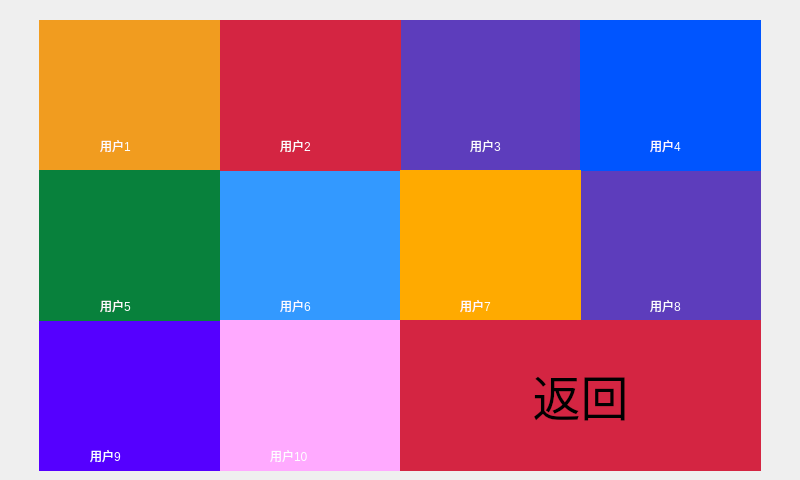
<?xml version="1.0" encoding="UTF-8"?>
<ui version="4.0">
 <class>User</class>
 <widget class="QWidget" name="User">
  <property name="geometry">
   <rect>
    <x>0</x>
    <y>0</y>
    <width>800</width>
    <height>480</height>
   </rect>
  </property>
  <property name="windowTitle">
   <string>Form</string>
  </property>
  <property name="styleSheet">
   <string notr="true"/>
  </property>
  <widget class="QPushButton" name="pushButton_8">
   <property name="geometry">
    <rect>
     <x>39</x>
     <y>320</y>
     <width>181</width>
     <height>151</height>
    </rect>
   </property>
   <property name="styleSheet">
    <string notr="true">border-style: solid;
image: url(:/maindialog/maindialog/ICON-09.png);
background-color: rgb(85, 0, 255);
</string>
   </property>
   <property name="text">
    <string/>
   </property>
  </widget>
  <widget class="QPushButton" name="pushButton">
   <property name="enabled">
    <bool>true</bool>
   </property>
   <property name="geometry">
    <rect>
     <x>39</x>
     <y>20</y>
     <width>181</width>
     <height>151</height>
    </rect>
   </property>
   <property name="styleSheet">
    <string notr="true">QPushButton {
border-style: solid;
image: url(:/maindialog/maindialog/ICON-09.png);
background-color: rgb(241, 156, 31);
}
QPushButton::pressed {
border-style: solid;
image: url(:/maindialog/maindialog/ICON-09.png);
background-color: rgb(241, 156, 31);
}</string>
   </property>
   <property name="text">
    <string/>
   </property>
  </widget>
  <widget class="QPushButton" name="pushButton_5">
   <property name="geometry">
    <rect>
     <x>220</x>
     <y>170</y>
     <width>181</width>
     <height>151</height>
    </rect>
   </property>
   <property name="styleSheet">
    <string notr="true">border-style: solid;
image: url(:/maindialog/maindialog/ICON-09.png);
background-color: rgb(51,153,255);</string>
   </property>
   <property name="text">
    <string/>
   </property>
  </widget>
  <widget class="QLabel" name="label">
   <property name="enabled">
    <bool>true</bool>
   </property>
   <property name="geometry">
    <rect>
     <x>100</x>
     <y>130</y>
     <width>101</width>
     <height>31</height>
    </rect>
   </property>
   <property name="palette">
    <palette>
     <active>
      <colorrole role="WindowText">
       <brush brushstyle="SolidPattern">
        <color alpha="255">
         <red>253</red>
         <green>253</green>
         <blue>255</blue>
        </color>
       </brush>
      </colorrole>
      <colorrole role="Button">
       <brush brushstyle="SolidPattern">
        <color alpha="0">
         <red>0</red>
         <green>0</green>
         <blue>0</blue>
        </color>
       </brush>
      </colorrole>
      <colorrole role="Base">
       <brush brushstyle="SolidPattern">
        <color alpha="0">
         <red>0</red>
         <green>0</green>
         <blue>0</blue>
        </color>
       </brush>
      </colorrole>
      <colorrole role="Window">
       <brush brushstyle="SolidPattern">
        <color alpha="0">
         <red>0</red>
         <green>0</green>
         <blue>0</blue>
        </color>
       </brush>
      </colorrole>
     </active>
     <inactive>
      <colorrole role="WindowText">
       <brush brushstyle="SolidPattern">
        <color alpha="255">
         <red>253</red>
         <green>253</green>
         <blue>255</blue>
        </color>
       </brush>
      </colorrole>
      <colorrole role="Button">
       <brush brushstyle="SolidPattern">
        <color alpha="0">
         <red>0</red>
         <green>0</green>
         <blue>0</blue>
        </color>
       </brush>
      </colorrole>
      <colorrole role="Base">
       <brush brushstyle="SolidPattern">
        <color alpha="0">
         <red>0</red>
         <green>0</green>
         <blue>0</blue>
        </color>
       </brush>
      </colorrole>
      <colorrole role="Window">
       <brush brushstyle="SolidPattern">
        <color alpha="0">
         <red>0</red>
         <green>0</green>
         <blue>0</blue>
        </color>
       </brush>
      </colorrole>
     </inactive>
     <disabled>
      <colorrole role="WindowText">
       <brush brushstyle="SolidPattern">
        <color alpha="255">
         <red>124</red>
         <green>124</green>
         <blue>127</blue>
        </color>
       </brush>
      </colorrole>
      <colorrole role="Button">
       <brush brushstyle="SolidPattern">
        <color alpha="0">
         <red>0</red>
         <green>0</green>
         <blue>0</blue>
        </color>
       </brush>
      </colorrole>
      <colorrole role="Base">
       <brush brushstyle="SolidPattern">
        <color alpha="0">
         <red>0</red>
         <green>0</green>
         <blue>0</blue>
        </color>
       </brush>
      </colorrole>
      <colorrole role="Window">
       <brush brushstyle="SolidPattern">
        <color alpha="0">
         <red>0</red>
         <green>0</green>
         <blue>0</blue>
        </color>
       </brush>
      </colorrole>
     </disabled>
    </palette>
   </property>
   <property name="styleSheet">
    <string notr="true">font: 16pt &quot;黑体&quot;;
background:transparent;</string>
   </property>
   <property name="locale">
    <locale language="English" country="UnitedStates"/>
   </property>
   <property name="text">
    <string>用户1</string>
   </property>
  </widget>
  <widget class="QPushButton" name="pushButton_2">
   <property name="geometry">
    <rect>
     <x>400</x>
     <y>20</y>
     <width>181</width>
     <height>151</height>
    </rect>
   </property>
   <property name="styleSheet">
    <string notr="true">border-style: solid;
image: url(:/maindialog/maindialog/ICON-09.png);
background-color: rgb(93, 61, 188);</string>
   </property>
   <property name="text">
    <string/>
   </property>
  </widget>
  <widget class="QPushButton" name="pushButton_7">
   <property name="geometry">
    <rect>
     <x>580</x>
     <y>170</y>
     <width>181</width>
     <height>151</height>
    </rect>
   </property>
   <property name="styleSheet">
    <string notr="true">border-style: solid;
image: url(:/maindialog/maindialog/ICON-09.png);
background-color: rgb(93, 61, 188);</string>
   </property>
   <property name="text">
    <string/>
   </property>
  </widget>
  <widget class="QLabel" name="label_3">
   <property name="geometry">
    <rect>
     <x>470</x>
     <y>130</y>
     <width>81</width>
     <height>31</height>
    </rect>
   </property>
   <property name="palette">
    <palette>
     <active>
      <colorrole role="WindowText">
       <brush brushstyle="SolidPattern">
        <color alpha="255">
         <red>253</red>
         <green>253</green>
         <blue>255</blue>
        </color>
       </brush>
      </colorrole>
      <colorrole role="Button">
       <brush brushstyle="SolidPattern">
        <color alpha="0">
         <red>0</red>
         <green>0</green>
         <blue>0</blue>
        </color>
       </brush>
      </colorrole>
      <colorrole role="Base">
       <brush brushstyle="SolidPattern">
        <color alpha="0">
         <red>0</red>
         <green>0</green>
         <blue>0</blue>
        </color>
       </brush>
      </colorrole>
      <colorrole role="Window">
       <brush brushstyle="SolidPattern">
        <color alpha="0">
         <red>0</red>
         <green>0</green>
         <blue>0</blue>
        </color>
       </brush>
      </colorrole>
     </active>
     <inactive>
      <colorrole role="WindowText">
       <brush brushstyle="SolidPattern">
        <color alpha="255">
         <red>253</red>
         <green>253</green>
         <blue>255</blue>
        </color>
       </brush>
      </colorrole>
      <colorrole role="Button">
       <brush brushstyle="SolidPattern">
        <color alpha="0">
         <red>0</red>
         <green>0</green>
         <blue>0</blue>
        </color>
       </brush>
      </colorrole>
      <colorrole role="Base">
       <brush brushstyle="SolidPattern">
        <color alpha="0">
         <red>0</red>
         <green>0</green>
         <blue>0</blue>
        </color>
       </brush>
      </colorrole>
      <colorrole role="Window">
       <brush brushstyle="SolidPattern">
        <color alpha="0">
         <red>0</red>
         <green>0</green>
         <blue>0</blue>
        </color>
       </brush>
      </colorrole>
     </inactive>
     <disabled>
      <colorrole role="WindowText">
       <brush brushstyle="SolidPattern">
        <color alpha="255">
         <red>124</red>
         <green>124</green>
         <blue>127</blue>
        </color>
       </brush>
      </colorrole>
      <colorrole role="Button">
       <brush brushstyle="SolidPattern">
        <color alpha="0">
         <red>0</red>
         <green>0</green>
         <blue>0</blue>
        </color>
       </brush>
      </colorrole>
      <colorrole role="Base">
       <brush brushstyle="SolidPattern">
        <color alpha="0">
         <red>0</red>
         <green>0</green>
         <blue>0</blue>
        </color>
       </brush>
      </colorrole>
      <colorrole role="Window">
       <brush brushstyle="SolidPattern">
        <color alpha="0">
         <red>0</red>
         <green>0</green>
         <blue>0</blue>
        </color>
       </brush>
      </colorrole>
     </disabled>
    </palette>
   </property>
   <property name="styleSheet">
    <string notr="true">font: 16pt &quot;黑体&quot;;
background:transparent;</string>
   </property>
   <property name="text">
    <string>用户3</string>
   </property>
  </widget>
  <widget class="QPushButton" name="pushButton_3">
   <property name="geometry">
    <rect>
     <x>580</x>
     <y>20</y>
     <width>181</width>
     <height>151</height>
    </rect>
   </property>
   <property name="styleSheet">
    <string notr="true">border-style: solid;
image: url(:/maindialog/maindialog/ICON-09.png);
background-color: rgb(0, 85, 255);</string>
   </property>
   <property name="text">
    <string/>
   </property>
  </widget>
  <widget class="QPushButton" name="pushButton_1">
   <property name="geometry">
    <rect>
     <x>220</x>
     <y>20</y>
     <width>181</width>
     <height>151</height>
    </rect>
   </property>
   <property name="autoFillBackground">
    <bool>false</bool>
   </property>
   <property name="styleSheet">
    <string notr="true">QPushButton {
border-style: solid;
image: url(:/maindialog/maindialog/ICON-09.png);
background-color: rgb(212, 37, 66);
}
QPushButton::onPressed {
border-style: solid;
image: url(:/maindialog/maindialog/ICON-09.png);
background-color: rgb(212, 37, 66);
}</string>
   </property>
   <property name="text">
    <string/>
   </property>
  </widget>
  <widget class="QPushButton" name="pushButton_6">
   <property name="geometry">
    <rect>
     <x>400</x>
     <y>170</y>
     <width>181</width>
     <height>151</height>
    </rect>
   </property>
   <property name="styleSheet">
    <string notr="true">border-style: solid;
image: url(:/maindialog/maindialog/ICON-09.png);
background-color: rgb(255, 170, 0);</string>
   </property>
   <property name="text">
    <string/>
   </property>
  </widget>
  <widget class="QLabel" name="label_8">
   <property name="geometry">
    <rect>
     <x>650</x>
     <y>290</y>
     <width>101</width>
     <height>31</height>
    </rect>
   </property>
   <property name="palette">
    <palette>
     <active>
      <colorrole role="WindowText">
       <brush brushstyle="SolidPattern">
        <color alpha="255">
         <red>253</red>
         <green>253</green>
         <blue>255</blue>
        </color>
       </brush>
      </colorrole>
      <colorrole role="Button">
       <brush brushstyle="SolidPattern">
        <color alpha="0">
         <red>0</red>
         <green>0</green>
         <blue>0</blue>
        </color>
       </brush>
      </colorrole>
      <colorrole role="Base">
       <brush brushstyle="SolidPattern">
        <color alpha="0">
         <red>0</red>
         <green>0</green>
         <blue>0</blue>
        </color>
       </brush>
      </colorrole>
      <colorrole role="Window">
       <brush brushstyle="SolidPattern">
        <color alpha="0">
         <red>0</red>
         <green>0</green>
         <blue>0</blue>
        </color>
       </brush>
      </colorrole>
     </active>
     <inactive>
      <colorrole role="WindowText">
       <brush brushstyle="SolidPattern">
        <color alpha="255">
         <red>253</red>
         <green>253</green>
         <blue>255</blue>
        </color>
       </brush>
      </colorrole>
      <colorrole role="Button">
       <brush brushstyle="SolidPattern">
        <color alpha="0">
         <red>0</red>
         <green>0</green>
         <blue>0</blue>
        </color>
       </brush>
      </colorrole>
      <colorrole role="Base">
       <brush brushstyle="SolidPattern">
        <color alpha="0">
         <red>0</red>
         <green>0</green>
         <blue>0</blue>
        </color>
       </brush>
      </colorrole>
      <colorrole role="Window">
       <brush brushstyle="SolidPattern">
        <color alpha="0">
         <red>0</red>
         <green>0</green>
         <blue>0</blue>
        </color>
       </brush>
      </colorrole>
     </inactive>
     <disabled>
      <colorrole role="WindowText">
       <brush brushstyle="SolidPattern">
        <color alpha="255">
         <red>124</red>
         <green>124</green>
         <blue>127</blue>
        </color>
       </brush>
      </colorrole>
      <colorrole role="Button">
       <brush brushstyle="SolidPattern">
        <color alpha="0">
         <red>0</red>
         <green>0</green>
         <blue>0</blue>
        </color>
       </brush>
      </colorrole>
      <colorrole role="Base">
       <brush brushstyle="SolidPattern">
        <color alpha="0">
         <red>0</red>
         <green>0</green>
         <blue>0</blue>
        </color>
       </brush>
      </colorrole>
      <colorrole role="Window">
       <brush brushstyle="SolidPattern">
        <color alpha="0">
         <red>0</red>
         <green>0</green>
         <blue>0</blue>
        </color>
       </brush>
      </colorrole>
     </disabled>
    </palette>
   </property>
   <property name="styleSheet">
    <string notr="true">font: 16pt &quot;黑体&quot;;

background:transparent;</string>
   </property>
   <property name="text">
    <string>用户8</string>
   </property>
  </widget>
  <widget class="QPushButton" name="pushButton_4">
   <property name="enabled">
    <bool>true</bool>
   </property>
   <property name="geometry">
    <rect>
     <x>39</x>
     <y>170</y>
     <width>181</width>
     <height>151</height>
    </rect>
   </property>
   <property name="styleSheet">
    <string notr="true">border-style: solid;
image: url(:/maindialog/maindialog/ICON-09.png);
background-color: rgb(8, 129, 60);
</string>
   </property>
   <property name="text">
    <string/>
   </property>
  </widget>
  <widget class="QLabel" name="label_2">
   <property name="geometry">
    <rect>
     <x>280</x>
     <y>130</y>
     <width>101</width>
     <height>31</height>
    </rect>
   </property>
   <property name="palette">
    <palette>
     <active>
      <colorrole role="WindowText">
       <brush brushstyle="SolidPattern">
        <color alpha="255">
         <red>253</red>
         <green>253</green>
         <blue>255</blue>
        </color>
       </brush>
      </colorrole>
      <colorrole role="Button">
       <brush brushstyle="SolidPattern">
        <color alpha="0">
         <red>0</red>
         <green>0</green>
         <blue>0</blue>
        </color>
       </brush>
      </colorrole>
      <colorrole role="Base">
       <brush brushstyle="SolidPattern">
        <color alpha="0">
         <red>0</red>
         <green>0</green>
         <blue>0</blue>
        </color>
       </brush>
      </colorrole>
      <colorrole role="Window">
       <brush brushstyle="SolidPattern">
        <color alpha="0">
         <red>0</red>
         <green>0</green>
         <blue>0</blue>
        </color>
       </brush>
      </colorrole>
     </active>
     <inactive>
      <colorrole role="WindowText">
       <brush brushstyle="SolidPattern">
        <color alpha="255">
         <red>253</red>
         <green>253</green>
         <blue>255</blue>
        </color>
       </brush>
      </colorrole>
      <colorrole role="Button">
       <brush brushstyle="SolidPattern">
        <color alpha="0">
         <red>0</red>
         <green>0</green>
         <blue>0</blue>
        </color>
       </brush>
      </colorrole>
      <colorrole role="Base">
       <brush brushstyle="SolidPattern">
        <color alpha="0">
         <red>0</red>
         <green>0</green>
         <blue>0</blue>
        </color>
       </brush>
      </colorrole>
      <colorrole role="Window">
       <brush brushstyle="SolidPattern">
        <color alpha="0">
         <red>0</red>
         <green>0</green>
         <blue>0</blue>
        </color>
       </brush>
      </colorrole>
     </inactive>
     <disabled>
      <colorrole role="WindowText">
       <brush brushstyle="SolidPattern">
        <color alpha="255">
         <red>124</red>
         <green>124</green>
         <blue>127</blue>
        </color>
       </brush>
      </colorrole>
      <colorrole role="Button">
       <brush brushstyle="SolidPattern">
        <color alpha="0">
         <red>0</red>
         <green>0</green>
         <blue>0</blue>
        </color>
       </brush>
      </colorrole>
      <colorrole role="Base">
       <brush brushstyle="SolidPattern">
        <color alpha="0">
         <red>0</red>
         <green>0</green>
         <blue>0</blue>
        </color>
       </brush>
      </colorrole>
      <colorrole role="Window">
       <brush brushstyle="SolidPattern">
        <color alpha="0">
         <red>0</red>
         <green>0</green>
         <blue>0</blue>
        </color>
       </brush>
      </colorrole>
     </disabled>
    </palette>
   </property>
   <property name="styleSheet">
    <string notr="true">font: 16pt &quot;黑体&quot;;
background:transparent;</string>
   </property>
   <property name="text">
    <string>用户2</string>
   </property>
  </widget>
  <widget class="QLabel" name="label_9">
   <property name="geometry">
    <rect>
     <x>90</x>
     <y>440</y>
     <width>101</width>
     <height>31</height>
    </rect>
   </property>
   <property name="palette">
    <palette>
     <active>
      <colorrole role="WindowText">
       <brush brushstyle="SolidPattern">
        <color alpha="255">
         <red>253</red>
         <green>253</green>
         <blue>255</blue>
        </color>
       </brush>
      </colorrole>
      <colorrole role="Button">
       <brush brushstyle="SolidPattern">
        <color alpha="0">
         <red>0</red>
         <green>0</green>
         <blue>0</blue>
        </color>
       </brush>
      </colorrole>
      <colorrole role="Base">
       <brush brushstyle="SolidPattern">
        <color alpha="0">
         <red>0</red>
         <green>0</green>
         <blue>0</blue>
        </color>
       </brush>
      </colorrole>
      <colorrole role="Window">
       <brush brushstyle="SolidPattern">
        <color alpha="0">
         <red>0</red>
         <green>0</green>
         <blue>0</blue>
        </color>
       </brush>
      </colorrole>
     </active>
     <inactive>
      <colorrole role="WindowText">
       <brush brushstyle="SolidPattern">
        <color alpha="255">
         <red>253</red>
         <green>253</green>
         <blue>255</blue>
        </color>
       </brush>
      </colorrole>
      <colorrole role="Button">
       <brush brushstyle="SolidPattern">
        <color alpha="0">
         <red>0</red>
         <green>0</green>
         <blue>0</blue>
        </color>
       </brush>
      </colorrole>
      <colorrole role="Base">
       <brush brushstyle="SolidPattern">
        <color alpha="0">
         <red>0</red>
         <green>0</green>
         <blue>0</blue>
        </color>
       </brush>
      </colorrole>
      <colorrole role="Window">
       <brush brushstyle="SolidPattern">
        <color alpha="0">
         <red>0</red>
         <green>0</green>
         <blue>0</blue>
        </color>
       </brush>
      </colorrole>
     </inactive>
     <disabled>
      <colorrole role="WindowText">
       <brush brushstyle="SolidPattern">
        <color alpha="255">
         <red>124</red>
         <green>124</green>
         <blue>127</blue>
        </color>
       </brush>
      </colorrole>
      <colorrole role="Button">
       <brush brushstyle="SolidPattern">
        <color alpha="0">
         <red>0</red>
         <green>0</green>
         <blue>0</blue>
        </color>
       </brush>
      </colorrole>
      <colorrole role="Base">
       <brush brushstyle="SolidPattern">
        <color alpha="0">
         <red>0</red>
         <green>0</green>
         <blue>0</blue>
        </color>
       </brush>
      </colorrole>
      <colorrole role="Window">
       <brush brushstyle="SolidPattern">
        <color alpha="0">
         <red>0</red>
         <green>0</green>
         <blue>0</blue>
        </color>
       </brush>
      </colorrole>
     </disabled>
    </palette>
   </property>
   <property name="styleSheet">
    <string notr="true">font: 16pt &quot;黑体&quot;;

background:transparent;</string>
   </property>
   <property name="text">
    <string>用户9</string>
   </property>
  </widget>
  <widget class="QLabel" name="label_4">
   <property name="geometry">
    <rect>
     <x>650</x>
     <y>130</y>
     <width>91</width>
     <height>31</height>
    </rect>
   </property>
   <property name="palette">
    <palette>
     <active>
      <colorrole role="WindowText">
       <brush brushstyle="SolidPattern">
        <color alpha="255">
         <red>253</red>
         <green>253</green>
         <blue>255</blue>
        </color>
       </brush>
      </colorrole>
      <colorrole role="Button">
       <brush brushstyle="SolidPattern">
        <color alpha="0">
         <red>0</red>
         <green>0</green>
         <blue>0</blue>
        </color>
       </brush>
      </colorrole>
      <colorrole role="Base">
       <brush brushstyle="SolidPattern">
        <color alpha="0">
         <red>0</red>
         <green>0</green>
         <blue>0</blue>
        </color>
       </brush>
      </colorrole>
      <colorrole role="Window">
       <brush brushstyle="SolidPattern">
        <color alpha="0">
         <red>0</red>
         <green>0</green>
         <blue>0</blue>
        </color>
       </brush>
      </colorrole>
     </active>
     <inactive>
      <colorrole role="WindowText">
       <brush brushstyle="SolidPattern">
        <color alpha="255">
         <red>253</red>
         <green>253</green>
         <blue>255</blue>
        </color>
       </brush>
      </colorrole>
      <colorrole role="Button">
       <brush brushstyle="SolidPattern">
        <color alpha="0">
         <red>0</red>
         <green>0</green>
         <blue>0</blue>
        </color>
       </brush>
      </colorrole>
      <colorrole role="Base">
       <brush brushstyle="SolidPattern">
        <color alpha="0">
         <red>0</red>
         <green>0</green>
         <blue>0</blue>
        </color>
       </brush>
      </colorrole>
      <colorrole role="Window">
       <brush brushstyle="SolidPattern">
        <color alpha="0">
         <red>0</red>
         <green>0</green>
         <blue>0</blue>
        </color>
       </brush>
      </colorrole>
     </inactive>
     <disabled>
      <colorrole role="WindowText">
       <brush brushstyle="SolidPattern">
        <color alpha="255">
         <red>124</red>
         <green>124</green>
         <blue>127</blue>
        </color>
       </brush>
      </colorrole>
      <colorrole role="Button">
       <brush brushstyle="SolidPattern">
        <color alpha="0">
         <red>0</red>
         <green>0</green>
         <blue>0</blue>
        </color>
       </brush>
      </colorrole>
      <colorrole role="Base">
       <brush brushstyle="SolidPattern">
        <color alpha="0">
         <red>0</red>
         <green>0</green>
         <blue>0</blue>
        </color>
       </brush>
      </colorrole>
      <colorrole role="Window">
       <brush brushstyle="SolidPattern">
        <color alpha="0">
         <red>0</red>
         <green>0</green>
         <blue>0</blue>
        </color>
       </brush>
      </colorrole>
     </disabled>
    </palette>
   </property>
   <property name="styleSheet">
    <string notr="true">font: 16pt &quot;黑体&quot;;
background:transparent;</string>
   </property>
   <property name="text">
    <string>用户4</string>
   </property>
  </widget>
  <widget class="QLabel" name="label_5">
   <property name="geometry">
    <rect>
     <x>100</x>
     <y>290</y>
     <width>91</width>
     <height>31</height>
    </rect>
   </property>
   <property name="palette">
    <palette>
     <active>
      <colorrole role="WindowText">
       <brush brushstyle="SolidPattern">
        <color alpha="255">
         <red>253</red>
         <green>253</green>
         <blue>255</blue>
        </color>
       </brush>
      </colorrole>
      <colorrole role="Button">
       <brush brushstyle="SolidPattern">
        <color alpha="0">
         <red>0</red>
         <green>0</green>
         <blue>0</blue>
        </color>
       </brush>
      </colorrole>
      <colorrole role="Base">
       <brush brushstyle="SolidPattern">
        <color alpha="0">
         <red>0</red>
         <green>0</green>
         <blue>0</blue>
        </color>
       </brush>
      </colorrole>
      <colorrole role="Window">
       <brush brushstyle="SolidPattern">
        <color alpha="0">
         <red>0</red>
         <green>0</green>
         <blue>0</blue>
        </color>
       </brush>
      </colorrole>
     </active>
     <inactive>
      <colorrole role="WindowText">
       <brush brushstyle="SolidPattern">
        <color alpha="255">
         <red>253</red>
         <green>253</green>
         <blue>255</blue>
        </color>
       </brush>
      </colorrole>
      <colorrole role="Button">
       <brush brushstyle="SolidPattern">
        <color alpha="0">
         <red>0</red>
         <green>0</green>
         <blue>0</blue>
        </color>
       </brush>
      </colorrole>
      <colorrole role="Base">
       <brush brushstyle="SolidPattern">
        <color alpha="0">
         <red>0</red>
         <green>0</green>
         <blue>0</blue>
        </color>
       </brush>
      </colorrole>
      <colorrole role="Window">
       <brush brushstyle="SolidPattern">
        <color alpha="0">
         <red>0</red>
         <green>0</green>
         <blue>0</blue>
        </color>
       </brush>
      </colorrole>
     </inactive>
     <disabled>
      <colorrole role="WindowText">
       <brush brushstyle="SolidPattern">
        <color alpha="255">
         <red>124</red>
         <green>124</green>
         <blue>127</blue>
        </color>
       </brush>
      </colorrole>
      <colorrole role="Button">
       <brush brushstyle="SolidPattern">
        <color alpha="0">
         <red>0</red>
         <green>0</green>
         <blue>0</blue>
        </color>
       </brush>
      </colorrole>
      <colorrole role="Base">
       <brush brushstyle="SolidPattern">
        <color alpha="0">
         <red>0</red>
         <green>0</green>
         <blue>0</blue>
        </color>
       </brush>
      </colorrole>
      <colorrole role="Window">
       <brush brushstyle="SolidPattern">
        <color alpha="0">
         <red>0</red>
         <green>0</green>
         <blue>0</blue>
        </color>
       </brush>
      </colorrole>
     </disabled>
    </palette>
   </property>
   <property name="styleSheet">
    <string notr="true">font: 16pt &quot;黑体&quot;;
background:transparent;</string>
   </property>
   <property name="text">
    <string>用户5</string>
   </property>
  </widget>
  <widget class="QLabel" name="label_6">
   <property name="geometry">
    <rect>
     <x>280</x>
     <y>290</y>
     <width>91</width>
     <height>31</height>
    </rect>
   </property>
   <property name="palette">
    <palette>
     <active>
      <colorrole role="WindowText">
       <brush brushstyle="SolidPattern">
        <color alpha="255">
         <red>253</red>
         <green>253</green>
         <blue>255</blue>
        </color>
       </brush>
      </colorrole>
      <colorrole role="Button">
       <brush brushstyle="SolidPattern">
        <color alpha="0">
         <red>0</red>
         <green>0</green>
         <blue>0</blue>
        </color>
       </brush>
      </colorrole>
      <colorrole role="Base">
       <brush brushstyle="SolidPattern">
        <color alpha="0">
         <red>0</red>
         <green>0</green>
         <blue>0</blue>
        </color>
       </brush>
      </colorrole>
      <colorrole role="Window">
       <brush brushstyle="SolidPattern">
        <color alpha="0">
         <red>0</red>
         <green>0</green>
         <blue>0</blue>
        </color>
       </brush>
      </colorrole>
     </active>
     <inactive>
      <colorrole role="WindowText">
       <brush brushstyle="SolidPattern">
        <color alpha="255">
         <red>253</red>
         <green>253</green>
         <blue>255</blue>
        </color>
       </brush>
      </colorrole>
      <colorrole role="Button">
       <brush brushstyle="SolidPattern">
        <color alpha="0">
         <red>0</red>
         <green>0</green>
         <blue>0</blue>
        </color>
       </brush>
      </colorrole>
      <colorrole role="Base">
       <brush brushstyle="SolidPattern">
        <color alpha="0">
         <red>0</red>
         <green>0</green>
         <blue>0</blue>
        </color>
       </brush>
      </colorrole>
      <colorrole role="Window">
       <brush brushstyle="SolidPattern">
        <color alpha="0">
         <red>0</red>
         <green>0</green>
         <blue>0</blue>
        </color>
       </brush>
      </colorrole>
     </inactive>
     <disabled>
      <colorrole role="WindowText">
       <brush brushstyle="SolidPattern">
        <color alpha="255">
         <red>124</red>
         <green>124</green>
         <blue>127</blue>
        </color>
       </brush>
      </colorrole>
      <colorrole role="Button">
       <brush brushstyle="SolidPattern">
        <color alpha="0">
         <red>0</red>
         <green>0</green>
         <blue>0</blue>
        </color>
       </brush>
      </colorrole>
      <colorrole role="Base">
       <brush brushstyle="SolidPattern">
        <color alpha="0">
         <red>0</red>
         <green>0</green>
         <blue>0</blue>
        </color>
       </brush>
      </colorrole>
      <colorrole role="Window">
       <brush brushstyle="SolidPattern">
        <color alpha="0">
         <red>0</red>
         <green>0</green>
         <blue>0</blue>
        </color>
       </brush>
      </colorrole>
     </disabled>
    </palette>
   </property>
   <property name="styleSheet">
    <string notr="true">font: 16pt &quot;黑体&quot;;
background:transparent;</string>
   </property>
   <property name="text">
    <string>用户6</string>
   </property>
  </widget>
  <widget class="QLabel" name="label_7">
   <property name="geometry">
    <rect>
     <x>460</x>
     <y>290</y>
     <width>91</width>
     <height>31</height>
    </rect>
   </property>
   <property name="palette">
    <palette>
     <active>
      <colorrole role="WindowText">
       <brush brushstyle="SolidPattern">
        <color alpha="255">
         <red>253</red>
         <green>253</green>
         <blue>255</blue>
        </color>
       </brush>
      </colorrole>
      <colorrole role="Button">
       <brush brushstyle="SolidPattern">
        <color alpha="0">
         <red>0</red>
         <green>0</green>
         <blue>0</blue>
        </color>
       </brush>
      </colorrole>
      <colorrole role="Base">
       <brush brushstyle="SolidPattern">
        <color alpha="0">
         <red>0</red>
         <green>0</green>
         <blue>0</blue>
        </color>
       </brush>
      </colorrole>
      <colorrole role="Window">
       <brush brushstyle="SolidPattern">
        <color alpha="0">
         <red>0</red>
         <green>0</green>
         <blue>0</blue>
        </color>
       </brush>
      </colorrole>
     </active>
     <inactive>
      <colorrole role="WindowText">
       <brush brushstyle="SolidPattern">
        <color alpha="255">
         <red>253</red>
         <green>253</green>
         <blue>255</blue>
        </color>
       </brush>
      </colorrole>
      <colorrole role="Button">
       <brush brushstyle="SolidPattern">
        <color alpha="0">
         <red>0</red>
         <green>0</green>
         <blue>0</blue>
        </color>
       </brush>
      </colorrole>
      <colorrole role="Base">
       <brush brushstyle="SolidPattern">
        <color alpha="0">
         <red>0</red>
         <green>0</green>
         <blue>0</blue>
        </color>
       </brush>
      </colorrole>
      <colorrole role="Window">
       <brush brushstyle="SolidPattern">
        <color alpha="0">
         <red>0</red>
         <green>0</green>
         <blue>0</blue>
        </color>
       </brush>
      </colorrole>
     </inactive>
     <disabled>
      <colorrole role="WindowText">
       <brush brushstyle="SolidPattern">
        <color alpha="255">
         <red>124</red>
         <green>124</green>
         <blue>127</blue>
        </color>
       </brush>
      </colorrole>
      <colorrole role="Button">
       <brush brushstyle="SolidPattern">
        <color alpha="0">
         <red>0</red>
         <green>0</green>
         <blue>0</blue>
        </color>
       </brush>
      </colorrole>
      <colorrole role="Base">
       <brush brushstyle="SolidPattern">
        <color alpha="0">
         <red>0</red>
         <green>0</green>
         <blue>0</blue>
        </color>
       </brush>
      </colorrole>
      <colorrole role="Window">
       <brush brushstyle="SolidPattern">
        <color alpha="0">
         <red>0</red>
         <green>0</green>
         <blue>0</blue>
        </color>
       </brush>
      </colorrole>
     </disabled>
    </palette>
   </property>
   <property name="styleSheet">
    <string notr="true">font: 16pt &quot;黑体&quot;;
background:transparent;</string>
   </property>
   <property name="text">
    <string>用户7</string>
   </property>
  </widget>
  <widget class="QPushButton" name="pushButton_9">
   <property name="geometry">
    <rect>
     <x>220</x>
     <y>320</y>
     <width>181</width>
     <height>151</height>
    </rect>
   </property>
   <property name="styleSheet">
    <string notr="true">border-style: solid;
image: url(:/maindialog/maindialog/ICON-09.png);
background-color: rgb(255, 170, 255);
</string>
   </property>
   <property name="text">
    <string/>
   </property>
  </widget>
  <widget class="QLabel" name="label_10">
   <property name="geometry">
    <rect>
     <x>270</x>
     <y>440</y>
     <width>101</width>
     <height>31</height>
    </rect>
   </property>
   <property name="palette">
    <palette>
     <active>
      <colorrole role="WindowText">
       <brush brushstyle="SolidPattern">
        <color alpha="255">
         <red>253</red>
         <green>253</green>
         <blue>255</blue>
        </color>
       </brush>
      </colorrole>
      <colorrole role="Button">
       <brush brushstyle="SolidPattern">
        <color alpha="0">
         <red>0</red>
         <green>0</green>
         <blue>0</blue>
        </color>
       </brush>
      </colorrole>
      <colorrole role="Base">
       <brush brushstyle="SolidPattern">
        <color alpha="0">
         <red>0</red>
         <green>0</green>
         <blue>0</blue>
        </color>
       </brush>
      </colorrole>
      <colorrole role="Window">
       <brush brushstyle="SolidPattern">
        <color alpha="0">
         <red>0</red>
         <green>0</green>
         <blue>0</blue>
        </color>
       </brush>
      </colorrole>
     </active>
     <inactive>
      <colorrole role="WindowText">
       <brush brushstyle="SolidPattern">
        <color alpha="255">
         <red>253</red>
         <green>253</green>
         <blue>255</blue>
        </color>
       </brush>
      </colorrole>
      <colorrole role="Button">
       <brush brushstyle="SolidPattern">
        <color alpha="0">
         <red>0</red>
         <green>0</green>
         <blue>0</blue>
        </color>
       </brush>
      </colorrole>
      <colorrole role="Base">
       <brush brushstyle="SolidPattern">
        <color alpha="0">
         <red>0</red>
         <green>0</green>
         <blue>0</blue>
        </color>
       </brush>
      </colorrole>
      <colorrole role="Window">
       <brush brushstyle="SolidPattern">
        <color alpha="0">
         <red>0</red>
         <green>0</green>
         <blue>0</blue>
        </color>
       </brush>
      </colorrole>
     </inactive>
     <disabled>
      <colorrole role="WindowText">
       <brush brushstyle="SolidPattern">
        <color alpha="255">
         <red>124</red>
         <green>124</green>
         <blue>127</blue>
        </color>
       </brush>
      </colorrole>
      <colorrole role="Button">
       <brush brushstyle="SolidPattern">
        <color alpha="0">
         <red>0</red>
         <green>0</green>
         <blue>0</blue>
        </color>
       </brush>
      </colorrole>
      <colorrole role="Base">
       <brush brushstyle="SolidPattern">
        <color alpha="0">
         <red>0</red>
         <green>0</green>
         <blue>0</blue>
        </color>
       </brush>
      </colorrole>
      <colorrole role="Window">
       <brush brushstyle="SolidPattern">
        <color alpha="0">
         <red>0</red>
         <green>0</green>
         <blue>0</blue>
        </color>
       </brush>
      </colorrole>
     </disabled>
    </palette>
   </property>
   <property name="styleSheet">
    <string notr="true">font: 16pt &quot;黑体&quot;;

background:transparent;</string>
   </property>
   <property name="text">
    <string>用户10</string>
   </property>
  </widget>
  <widget class="QPushButton" name="pushButton_10">
   <property name="geometry">
    <rect>
     <x>400</x>
     <y>320</y>
     <width>361</width>
     <height>151</height>
    </rect>
   </property>
   <property name="font">
    <font>
     <family>TlwgTypewriter</family>
     <pointsize>36</pointsize>
     <weight>50</weight>
     <italic>false</italic>
     <bold>false</bold>
    </font>
   </property>
   <property name="autoFillBackground">
    <bool>false</bool>
   </property>
   <property name="styleSheet">
    <string notr="true">QPushButton {

border-style: solid;
background-color: rgb(212, 37, 66);
}
QPushButton::onPressed {
border-style: solid;
background-color: rgb(212, 37, 66);
}</string>
   </property>
   <property name="text">
    <string>返回</string>
   </property>
  </widget>
 </widget>
 <resources/>
 <connections/>
</ui>
